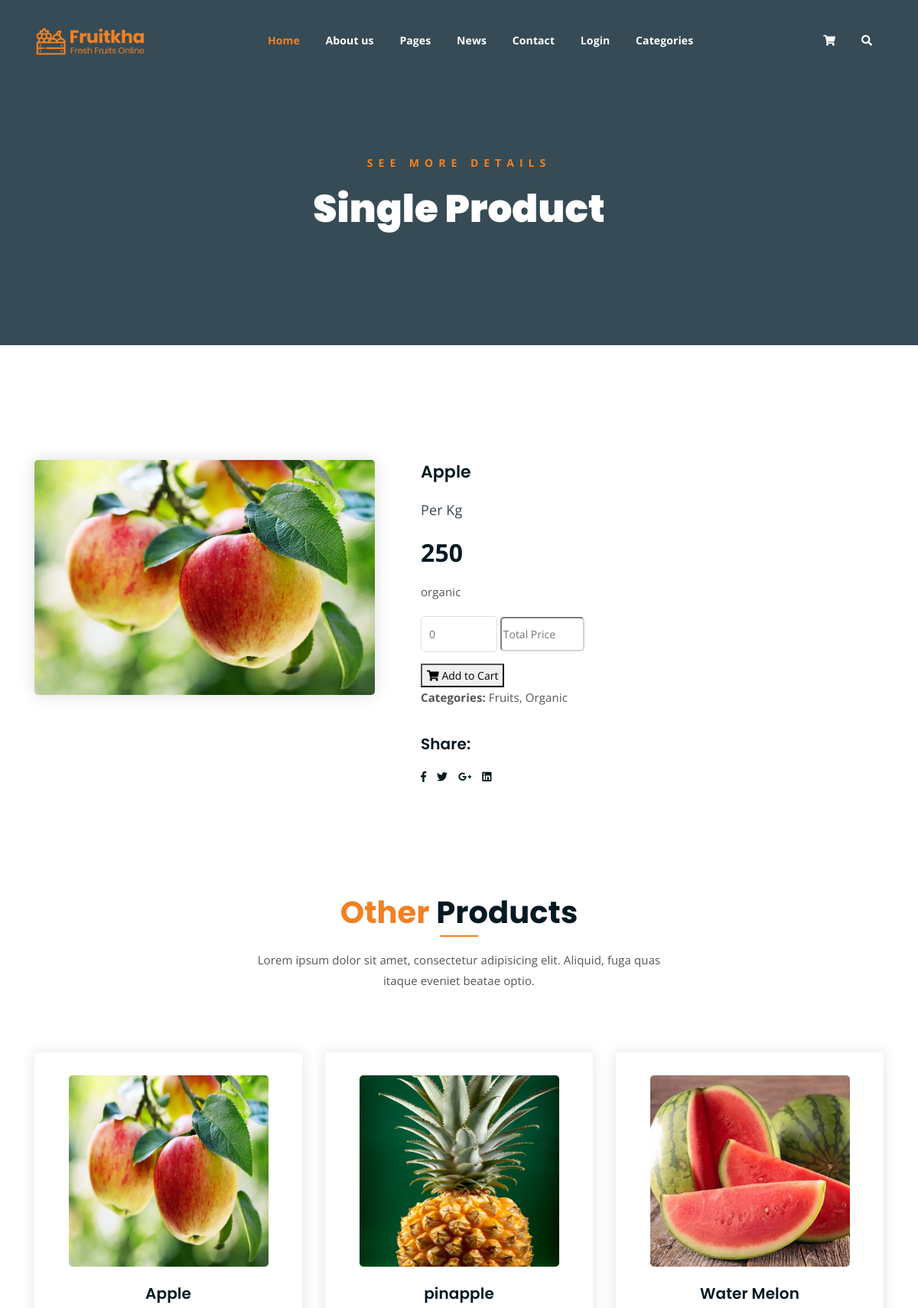
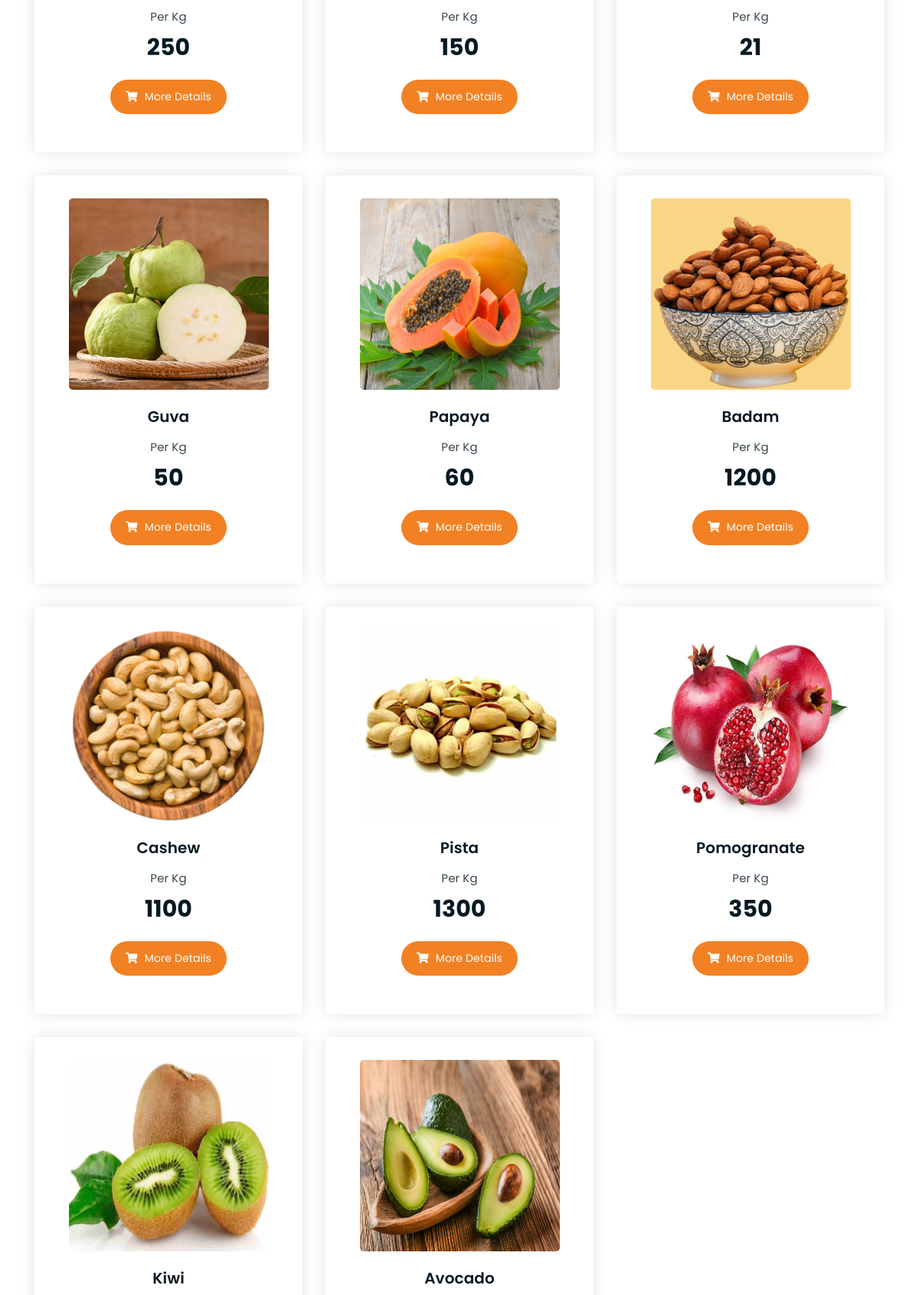
Screenshot of /webapp/single_pro/5/ (upper part) with the database file from the repository (2 pictures, top to bottom).
### myapp/models.py (models this page shows)
class productDb(models.Model):
    Category=models.CharField(max_length=60,null=True,blank=True)
    PrdctName=models.CharField(max_length=60,null=True,blank=True)
    Price=models.IntegerField(null=True,blank=True)
    Description=models.CharField(max_length=200,null=True,blank=True)
    Brand=models.CharField(max_length=50,null=True,blank=True)
    Productimage=models.ImageField(upload_to="Dp",null=True,blank=True)

### webapp/views.py (the view)
# urls.py: path('single_pro/<int:dataid>/',views.single_pro,name="single_pro"),
def single_pro(req,dataid):
    data = categoryDb.objects.all()
    pro_sing=productDb.objects.get(id=dataid)
    pro=productDb.objects.all()
    return render(req,"Singleproduct.html",{'pro_sing':pro_sing, 'pro':pro,'data':data})

### webapp/templates/Singleproduct.html (shortened to what this page needs)
<!DOCTYPE html>
{% load static %}
<html lang="en">
<head>
	<link rel="stylesheet" href="{% static 'assets/css/all.min.css' %}">
	<link rel="stylesheet" href="{% static 'assets/bootstrap/css/bootstrap.min.css' %}">
	<link rel="stylesheet" href="{% static 'assets/css/owl.carousel.css' %}">
	<link rel="stylesheet" href="{% static 'assets/css/magnific-popup.css' %}">
	<link rel="stylesheet" href="{% static 'assets/css/animate.css' %}">
	<link rel="stylesheet" href="{% static 'assets/css/meanmenu.min.css' %}">
	<link rel="stylesheet" href="{% static 'assets/css/main.css' %}">
	<link rel="stylesheet" href="{% static 'assets/css/responsive.css' %}">
</head>
<body>
<div class="top-header-area" id="sticker">
		<div class="container">
			<div class="row">
				<div class="col-lg-12 col-sm-12 text-center">
					<div class="main-menu-wrap">
						<div class="site-logo">
							<a href="index.html">
								<img src="{% static 'assets/img/logo.png' %}" alt="">
							</a>
						</div>
						<nav class="main-menu">
							<ul>
								<li class="current-list-item"><a href="{% url 'home_page' %}">Home</a>
								</li>
								<li><a href="{% url 'about_page' %}">About us</a></li>
								<li><a href="">Pages</a>
								</li>
								<li><a href="news.html">News</a>
								</li>
								<li><a href="{% url 'contact_page' %}">Contact</a></li>
								{% if request.session.RegName %}
								<li><a href="#">{{request.session.RegName}}</a></li>
								<li><a href="{% url 'UserLogout' %}">Logout</a></li>
									{% else %}
								<li><a href="{% url 'login_page' %}">Login</a></li>
								{% endif %}
								<li><a href="shop.html">Categories</a>
								</li>
								<li>
									<div class="header-icons">
										<a class="shopping-cart" href="cart.html"><i class="fas fa-shopping-cart"></i></a>
										<a class="mobile-hide search-bar-icon" href="#"><i class="fas fa-search"></i></a>
									</div>
								</li>
							</ul>
						</nav>
					</div>
				</div>
			</div>
		</div>
	</div>
	<div class="breadcrumb-section breadcrumb-bg">
		<div class="container">
			<div class="row">
				<div class="col-lg-8 offset-lg-2 text-center">
					<div class="breadcrumb-text">
						<p>See more Details</p>
						<h1>Single Product</h1>
					</div>
				</div>
			</div>
		</div>
	</div>
	<div class="single-product mt-150 mb-150">
		<div class="container">
			<div class="row">
				<div class="col-md-5">
					<div class="single-product-img">
						<img src="{{pro_sing.Productimage.url}}" alt="">
					</div>
				</div>
				<div class="col-md-7">
					<form method="post" action="{% url 'savecart_page' %}">
					<div class="single-product-content">
						<h3>{{pro_sing.PrdctName}}</h3>
						<p class="single-product-pricing"><span>Per Kg</span>{{pro_sing.Price}}</p>
						<p>{{pro_sing.Description}}</p>
						<div class="single-product-form">
							<form action="index.html">
								<input type="number" placeholder="0" min="0" max="15" id="qty" name="qtyy">
								<input type="text" placeholder="Total Price" style="width:110px;height:45px;border-radius:5px;border-color: lightgrey;" id="total price" name="totalprice"><br>
							</form >
							<button type="submit" class="cart-btn"><i class="fas fa-shopping-cart"></i> Add to Cart</button>
							<p><strong>Categories: </strong>Fruits, Organic</p>
</form>
						</div>
						<h4>Share:</h4>
						<ul class="product-share">
							<li><a href=""><i class="fab fa-facebook-f"></i></a></li>
							<li><a href=""><i class="fab fa-twitter"></i></a></li>
							<li><a href=""><i class="fab fa-google-plus-g"></i></a></li>
							<li><a href=""><i class="fab fa-linkedin"></i></a></li>
						</ul>
					</div>
				</div>
			</div>
	<div class="more-products mb-150">
		<div class="container">
			<div class="row">
				<div class="col-lg-8 offset-lg-2 text-center">
					<div class="section-title">
						<h3><span class="orange-text">Other</span> Products</h3>
						<p>Lorem ipsum dolor sit amet, consectetur adipisicing elit. Aliquid, fuga quas itaque eveniet beatae optio.</p>
					</div>
				</div>
			</div>
			<div class="row">
				{% for i in pro %}
				<div class="col-lg-4 col-md-6 text-center">
					<div class="single-product-item">
						<div class="product-image">
							<a href="single-product.html"><img src="{{i.Productimage.url}}" alt="" width="150em" height="250em"></a>
						</div>
						<h3>{{i.PrdctName}}</h3>
						<p class="product-price"><span>Per Kg</span>{{i.Price}}</p>
						<a href="{% url 'single_pro' dataid=i.id%}" class="cart-btn"><i class="fas fa-shopping-cart"></i> More Details</a>
					</div>
				</div>
				{% endfor %}
			</div>
		</div>
	</div>
</body>
</html>

### rows the page displays
productDb: Productimage (picture), PrdctName "Apple", Price "250", Description "organic"
productDb: Productimage (picture), PrdctName "pinapple", Price "150"
productDb: Productimage (picture), PrdctName "Water Melon", Price "21"
productDb: Productimage (picture), PrdctName "Guva", Price "50"
productDb: Productimage (picture), PrdctName "Papaya", Price "60"
productDb: Productimage (picture), PrdctName "Badam", Price "1200"
productDb: Productimage (picture), PrdctName "Cashew", Price "1100"
productDb: Productimage (picture), PrdctName "Pista", Price "1300"
productDb: Productimage (picture), PrdctName "Pomogranate", Price "350"
productDb: Productimage (picture), PrdctName "Kiwi"
productDb: Productimage (picture), PrdctName "Avocado"
